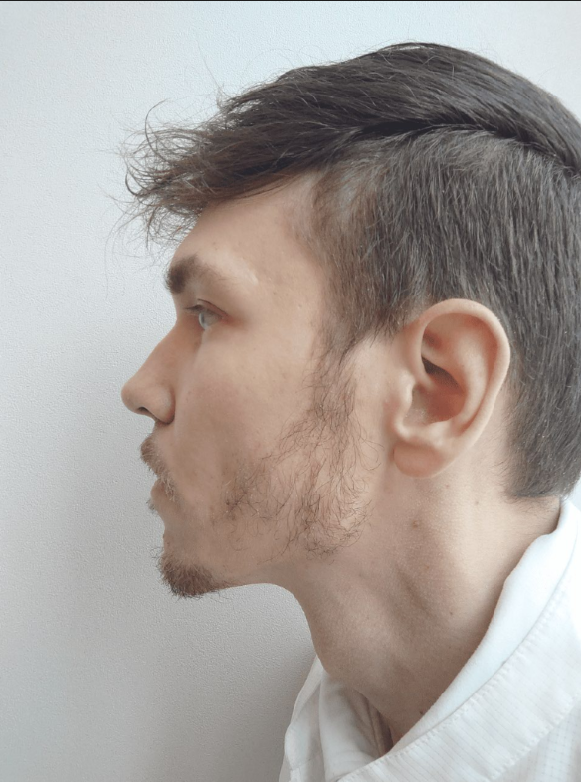
#> input picture web-dashboard/cleaned notebooks/image.png, 581 x 782 px
$ jupyter execute --allow-errors skin_analysis.ipynb   (older library calls are emulated)
#> lines starting #> are read from the running program, lines starting #| are printed output that depends on the picture
# Skin Analysis

This notebook performs skin analysis including extracting the skin mask (ignoring eyes/lips), evaluating skin tone (redness/dark circles), and detecting texture/blemishes.

[cell 1]
import cv2
import numpy as np
import mediapipe as mp
from mediapipe.tasks import python as mp_python
from mediapipe.tasks.python import vision
import matplotlib.pyplot as plt
from matplotlib import rcParams

rcParams['figure.figsize'] = (10, 8)

#> (the rest of this cell did not finish here and is left out)

[cell 2]
import tkinter as tk
from tkinter import filedialog

# Create a pop-up file dialog to select an image
root = tk.Tk()
root.withdraw()
root.attributes('-topmost', True)
image_path = filedialog.askopenfilename(title="Select Face Image", filetypes=[("Image files", "*.jpg *.jpeg *.png")])
#> the answer given: image.png
#> further down, img is the input picture: shape (782, 581, 3); mean B, G, R 155.7, 160.4, 168

#> (the rest of this cell did not finish here and is left out)

[cell 3]
# We will create a hull of the face, and subtract the eyes, lips, and eyebrows to get pure skin.
from scipy.spatial import ConvexHull

# Feature indices from MediaPipe
FACE_OVAL = [10, 338, 297, 332, 284, 251, 389, 356, 454, 323, 361, 288, 397, 365, 379, 378, 400, 377, 152, 148, 176, 149, 150, 136, 172, 58, 132, 93, 234, 127, 162, 21, 54, 103, 67, 109]
LIPS = [61, 146, 91, 181, 84, 17, 314, 405, 321, 375, 291, 308, 324, 318, 402, 317, 14, 87, 178, 88, 95]
LEFT_EYE = [33, 7, 163, 144, 145, 153, 154, 155, 133, 173, 157, 158, 159, 160, 161, 246]
RIGHT_EYE = [362, 382, 381, 380, 374, 373, 390, 249, 263, 466, 388, 387, 386, 385, 384, 398]
LEFT_EYEBROW = [70, 63, 105, 66, 107, 55, 65, 52, 53, 46]
RIGHT_EYEBROW = [300, 293, 334, 296, 336, 285, 295, 282, 283, 276]

def get_pts(indices):
    return np.array([(int(landmarks[i].x * w), int(landmarks[i].y * h)) for i in indices])

#> (the rest of this cell did not finish here and is left out)

[cell 4]
# Convert to LAB color space. The a channel represents Green-Red (higher is redder)
lab_img = cv2.cvtColor(img, cv2.COLOR_BGR2LAB)
#> lab_img: shape (782, 581, 3); mean of channels 0, 1, 2 168.4, 130.4, 131.7
l, a, b = cv2.split(lab_img)
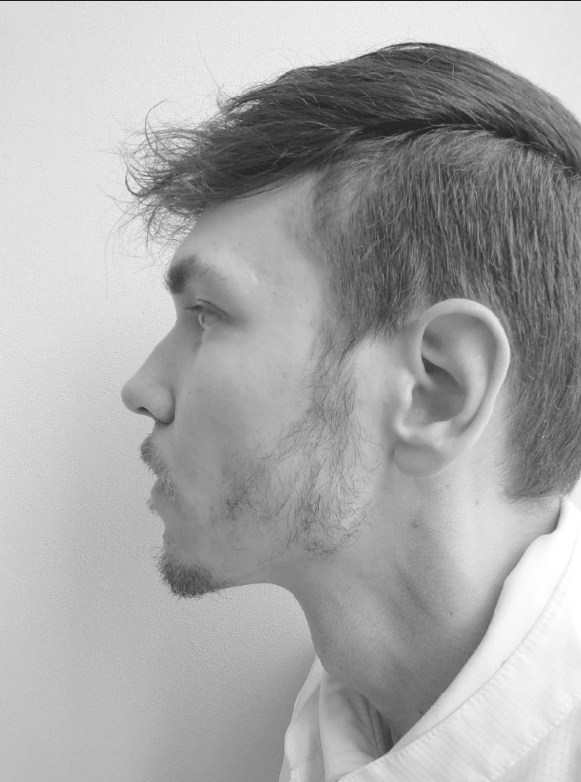
#> l: shape (782, 581); min 28, max 255, mean 168.4
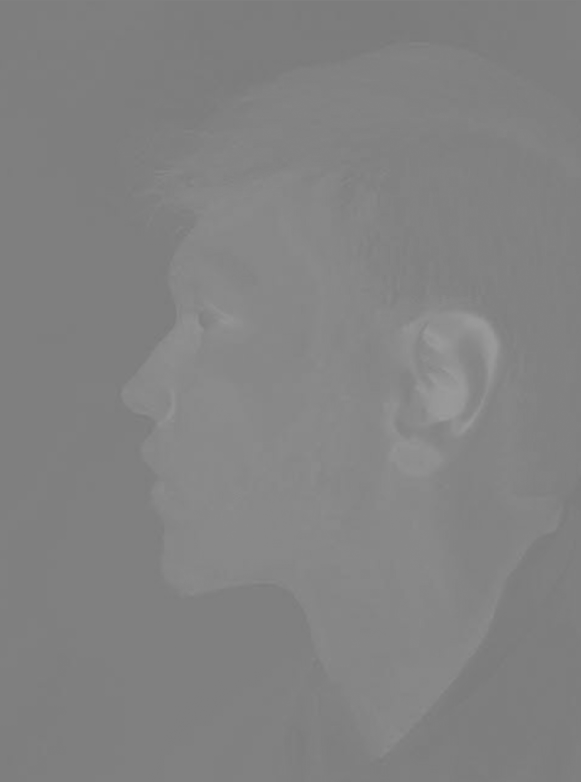
#> a: shape (782, 581); min 122, max 155, mean 130.4

# Apply mask
#> (the rest of this cell did not finish here and is left out)

[cell 5]
# We use the Laplacian to find high frequency textures (pores, wrinkles, spots)
gray = cv2.cvtColor(img, cv2.COLOR_BGR2GRAY)
laplacian = cv2.Laplacian(gray, cv2.CV_64F)
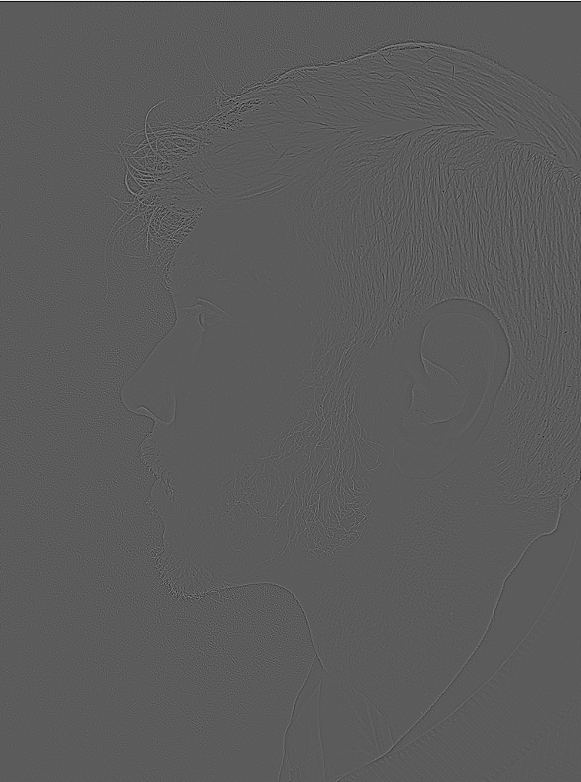
#> laplacian: shape (782, 581) float64; min -231, max 412, mean 0.2; drawn with min black and max white
laplacian = np.abs(laplacian)
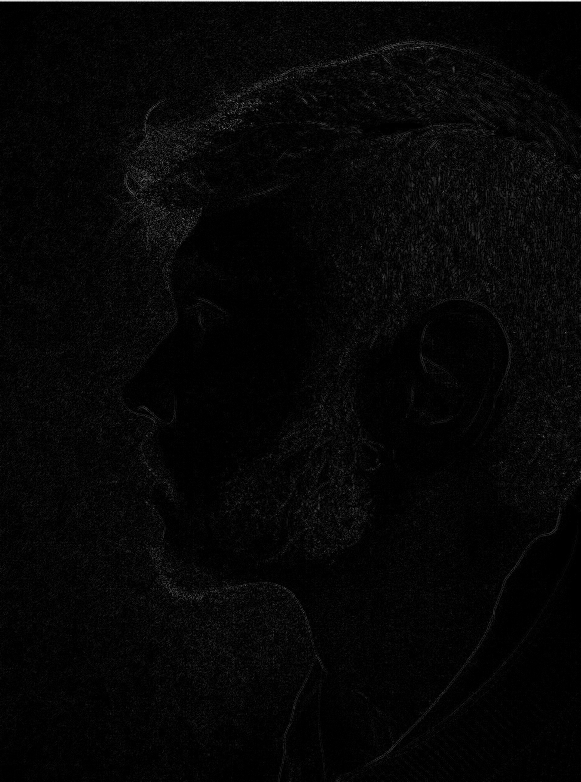
#> laplacian: shape (782, 581) float64; min 0, max 412, mean 10.8; drawn with min black and max white
laplacian = np.uint8(np.clip(laplacian, 0, 255))

#> (the rest of this cell did not finish here and is left out)
